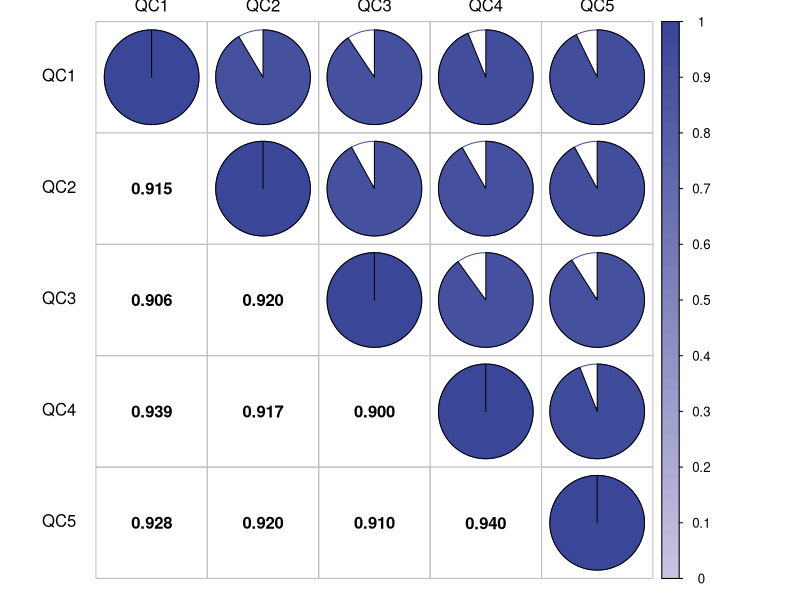

This figure's R source:
rm(list = ls())
library(corrplot)
library(pheatmap)
library(ggsci)

data<-read.csv("eFig 1b.csv",header = T,row.names = 1)
matrix <- cor(data, use="complete.obs", method= c("pearson"))
col1 <- colorRampPalette(c("#FFFFFF", "#CBC5E3", "#3A4798"))
corrplot(matrix, type ="upper", method = "pie", tl.pos = "r", tl.col =" black", tl.offset = 1, tl.srt = 0, col.lim = c(0, 1), col=col1(100))
corrplot(matrix, add = T, type ="lower", method ="number", col ="black", diag = F, tl.pos ="n", cl.pos ="n", number.digits = 3)